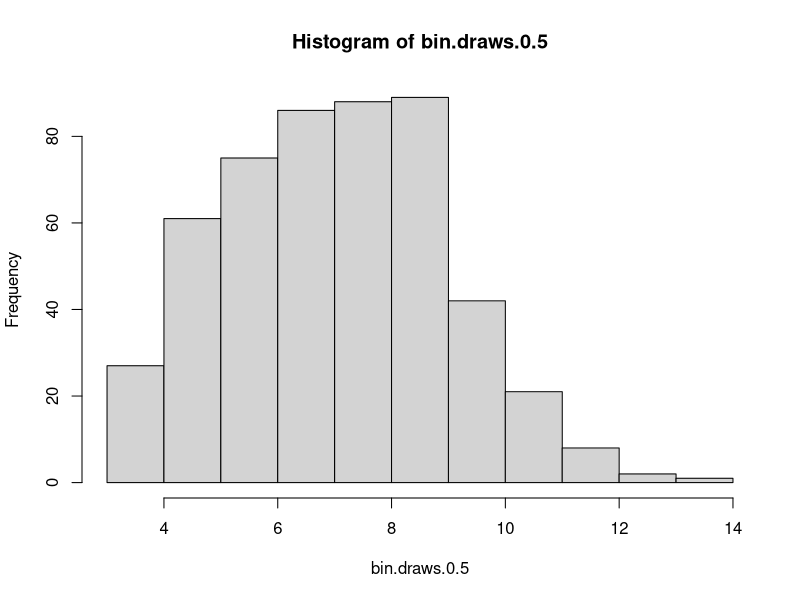
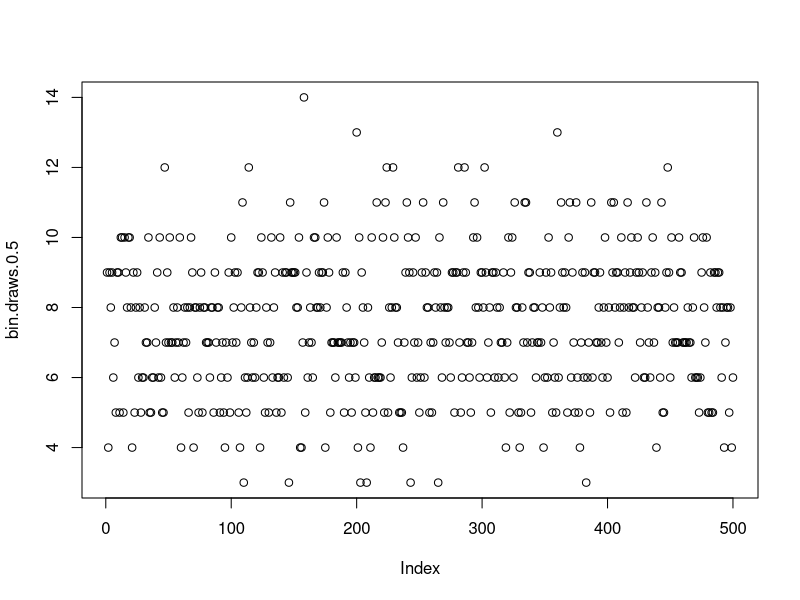
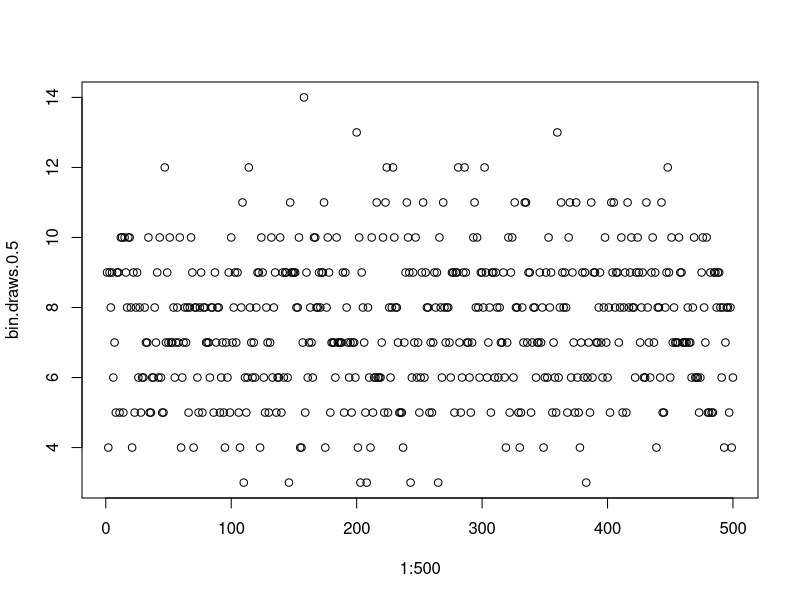
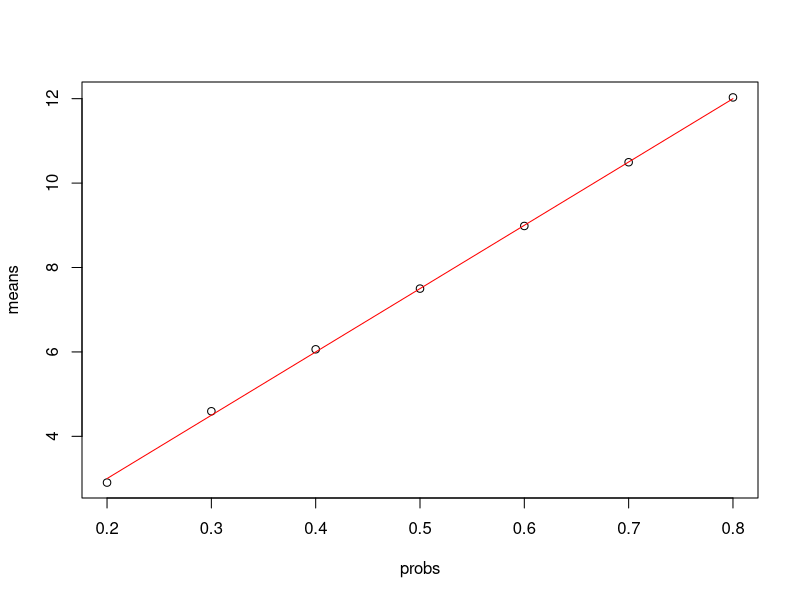
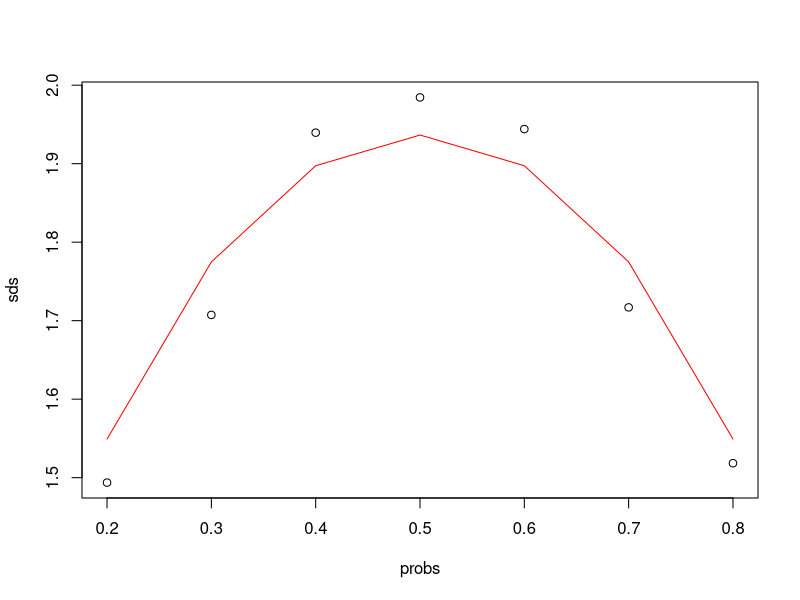
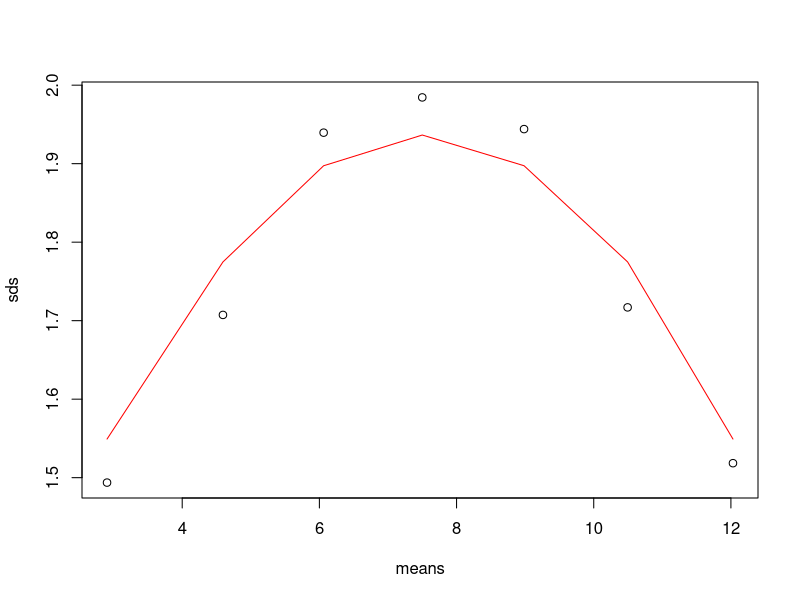
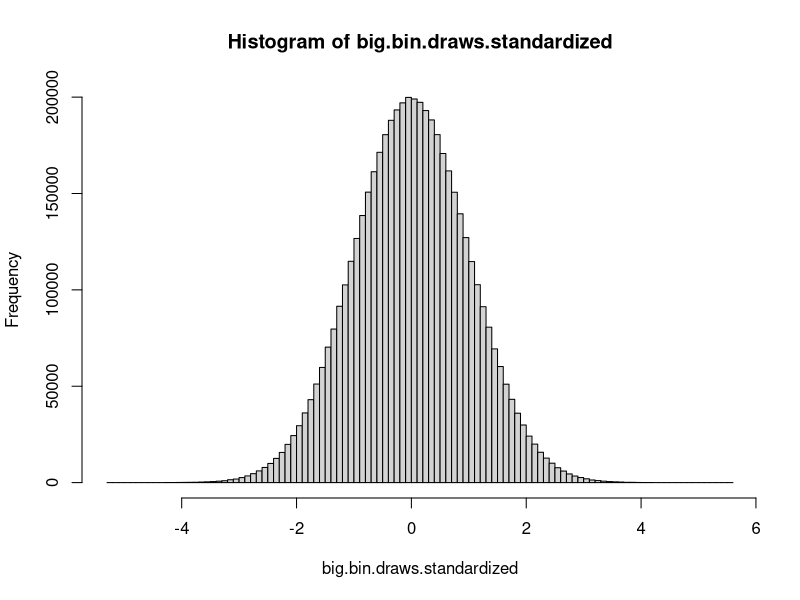

R code for these plots, in order: (Note: this script raises an error after producing the figures.)
## ---- chunk 1
knitr::opts_chunk$set(cache=TRUE, autodep=TRUE, cache.comments=TRUE)
## ---- chunk 2
## For reproducibility --- don't change this!
set.seed(08312021)
## ---- chunk 3
rbinom(n=20, size=10, prob=0.5)
## ---- chunk 4
bin.draws.0.5 <- rbinom(n = 500, size = 15, prob = 0.5)
bin.draws.0.5[1:25]
bin.draws.0.5[476:500]
## ---- chunk 5
bin.draws.0.5[1] + bin.draws.0.5[5]
bin.draws.0.5[2] > bin.draws.0.5[10]
which(bin.draws.0.5 == 3)
length(which(bin.draws.0.5 == 3))
## ---- chunk 6
mean(bin.draws.0.5)
sd(bin.draws.0.5)
## ---- chunk 7
summary(bin.draws.0.5)
## ---- chunk 8
typeof(bin.draws.0.5)
bin.draws.0.5.char <- as.character(bin.draws.0.5)
typeof(bin.draws.0.5.char)
summary(bin.draws.0.5.char)
## ---- chunk 9
hist(bin.draws.0.5)
## ---- chunk 10
tabulate(bin.draws.0.5)
## ---- chunk 11
plot(bin.draws.0.5)
## ---- chunk 12
plot(1:500, bin.draws.0.5)
## ---- chunk 13
bin.draws.0.2 <- rbinom(n = 500, size = 15, prob = 0.2)
mean(bin.draws.0.2)
sd(bin.draws.0.2)
bin.draws.0.3 <- rbinom(n = 500, size = 15, prob = 0.3)
mean(bin.draws.0.3)
sd(bin.draws.0.3)
bin.draws.0.4 <- rbinom(n = 500, size = 15, prob = 0.4)
mean(bin.draws.0.4)
sd(bin.draws.0.4)
bin.draws.0.6 <- rbinom(n = 500, size = 15, prob = 0.6)
mean(bin.draws.0.6)
sd(bin.draws.0.6)
bin.draws.0.7 <- rbinom(n = 500, size = 15, prob = 0.7)
mean(bin.draws.0.7)
sd(bin.draws.0.7)
bin.draws.0.8 <- rbinom(n = 500, size = 15, prob = 0.8)
mean(bin.draws.0.8)
sd(bin.draws.0.8)

## ---- chunk 14
means <- c(mean(bin.draws.0.2), mean(bin.draws.0.3), mean(bin.draws.0.4), mean(bin.draws.0.5), mean(bin.draws.0.6), mean(bin.draws.0.7), mean(bin.draws.0.8))
sds <- c(sd(bin.draws.0.2), sd(bin.draws.0.3), sd(bin.draws.0.4), sd(bin.draws.0.5), sd(bin.draws.0.6), sd(bin.draws.0.7), sd(bin.draws.0.8))
## ---- chunk 15
probs <- 0.1 * 2:8
mean_line <- 15 * probs
sd_line <- c()
for(i in 2:8){
  sd_line[i-1] = sqrt(15 * (i/10) * (1-i/10))
}
plot(probs, means)
lines(probs, mean_line, col="red")
plot(probs, sds)
lines(probs, sd_line, col="red")
plot(means, sds)
lines(means, sd_line, col="red")
## ---- chunk 16
bin.matrix <- bin.draws.0.2
bin.matrix <- cbind(bin.matrix, bin.draws.0.3)
bin.matrix <- cbind(bin.matrix, bin.draws.0.4)
bin.matrix <- cbind(bin.matrix, bin.draws.0.5)
bin.matrix <- cbind(bin.matrix, bin.draws.0.6)
bin.matrix <- cbind(bin.matrix, bin.draws.0.7)
bin.matrix <- cbind(bin.matrix, bin.draws.0.8)
colnames(bin.matrix) <- probs
## ---- chunk 17
bin.matrix[1:5,]
bin.matrix[66,5]
max(bin.matrix[,1])
max(bin.matrix[,-1])
## ---- chunk 18
colMeans(bin.matrix)
## ---- chunk 19
colMeans(bin.matrix) == means
identical(colMeans(bin.matrix), means)
## ---- chunk 20
rowMeans(t(bin.matrix))
## ---- chunk 21
big.bin.draws <- rbinom(5*10^6, 10^6, 0.5)
mean(big.bin.draws)
sd(big.bin.draws)
## ---- chunk 22
t1 <- Sys.time()
big.bin.draws.standardized <- (big.bin.draws - mean(big.bin.draws)) / sd(big.bin.draws)
mean(big.bin.draws.standardized)
sd(big.bin.draws.standardized)
t2 <- Sys.time()
t2 - t1
## ---- chunk 23
hist(big.bin.draws.standardized, breaks = 100)
## ---- chunk 24
length(which(big.bin.draws.standardized > 1.644854)) / length(big.bin.draws.standardized)
## ---- chunk 25
rn <- rnorm(10^6)
sum(rn>1.644854)/(10^6)
## ---- chunk 26
t1 <- Sys.time()
huge.bin.draws <- rbinom(2*10^8, 10^7, 0.5*10^(-6))
t2 <- Sys.time()
t2 - t1
## ---- chunk 27
t1 <- Sys.time()
mean(huge.bin.draws)
sd(huge.bin.draws)
t2 <- Sys.time()
t2 - t1
## ---- chunk 28
t1 <- Sys.time()
median(huge.bin.draws)
t2 <- Sys.time()
t2 - t1
## ---- chunk 29
t1 <- Sys.time()
exp(median(log(huge.bin.draws)))
t2 <- Sys.time()
t2 - t1
## ---- chunk 30
hist(huge.bin.draws, breaks = 100)
## ---- chunk 31
big.bin.draws.list <- as.list(big.bin.draws)
class(big.bin.draws.list)
length(big.bin.draws.list)
big.bin.draws[1159] == big.bin.draws.list[1159]
## ---- chunk 32
object.size(big.bin.draws)
object.size(big.bin.draws.list)
